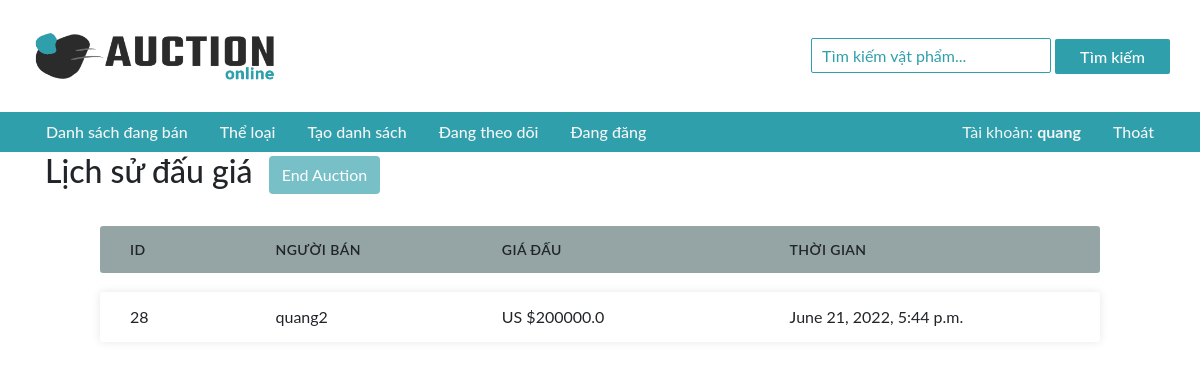
Screenshot of /listing/39/bids (signed in) with the database file from the repository.
### auctions/models.py (models this page shows, shortened)
class User(AbstractUser):
    watchlist = models.ManyToManyField(Listing, blank=True, related_name="watchers")
    listing = models.ManyToManyField(Listing, blank=True, related_name="creater")
    bought_items = models.ManyToManyField(Listing, blank=True, related_name="buyer")
    def __str__(self):
        return f"{self.username}"

class UserBid(models.Model):
    bidder = models.ForeignKey(User, on_delete=models.CASCADE, related_name="user_bid")
    listing = models.ManyToManyField(Listing, related_name="bids")
    bid = models.FloatField()
    time = models.DateTimeField(datetime.now)

### auctions/views.py (the view)
# urls.py: path("listing/<int:id>/bids", views.bids, name="bids"),
def bids(request, id):
    list_item = Listing.objects.get(id=id)
    bids = UserBid.objects.filter(listing=list_item).all().order_by('-id')
    creater = list_item.creater.get()
    if request.user == creater:
        creater_view = True
    else:
        creater_view = False
    return render(request, "auctions/bids.html", {
        "bids":bids,
        "list":list_item,
        "creater_view":creater_view
    })

### auctions/templates/auctions/bids.html (shortened to what this page needs)
{% extends 'auctions/layout.html' %}
{% block body %}
    <div class="container">
        <div class="heading">
            <h2>
                <form action="{% url 'auction_command' %}" method="POST">
                    Lịch sử đấu giá&nbsp;
                    {% if creater_view %}
                        {% if list.status == "active" %}
                            <button class="btn Button">End Auction</button>
                        {% elif list.status == "sold" %}
                            <button class="btn Button" disabled>End Auction</button>
                        {% elif list.status == "unsold" %}
                            <button class="btn Button">Start Auction</button>
                        {% endif %}
                    {% endif %}
                </form>
            </h2>
        </div>
        <div class="listing-lower">
            {% if bids %}
                <div class="bids-div">
                    <ul class="responsive-table">
                        <li class="table-header">
                            <div class="col col-1">Id</div>
                            <div class="col col-2">Người bán</div>
                            <div class="col col-3">Giá đấu</div>
                            <div class="col col-4">Thời gian</div>
                        </li>
                        {% for bid in bids %}
                            <li class="table-row">
                                <div class="col col-1" data-label="Bid Id">{{bid.id}}</div>
                                <div class="col col-2" data-label="Bidder">{{bid.bidder}}</div>
                                <div class="col col-3" data-label="Bid Amount">US ${{bid.bid}}</div>
                                <div class="col col-4" data-label="Bid Time">{{bid.time}}</div>
                            </li>
                        {% endfor %}
                    </ul>
                </div>
            {% else %}
                <center>Chưa được đấu giá.</center>
            {% endif %}
        </div>
    </div>
{% endblock %}

### auctions/templates/auctions/layout.html (shortened to what this page needs)
{% load static %}
<!DOCTYPE html>
<html lang="en">
    <head>
        <link rel="stylesheet" href="https://stackpath.bootstrapcdn.com/bootstrap/4.4.1/css/bootstrap.min.css">
        <link href="{% static 'auctions/styles.css' %}" rel="stylesheet">
    </head>
    <body>
        <div class="navbar">
            <div class="logo left-nav">
                <a href="{% url 'index' %}">
                    <img src="{% static 'auctions/images/auction_logo.png' %}" height="52px" width="250px">
                </a>
            </div>
            <div class="right-nav">
                <form action="{% url 'search' %}" method="GET">
                    <input type="text" name="query" placeholder="Tìm kiếm vật phẩm..." value="{{query | default:''}}" required="required">
                    <input type="submit" value="Tìm kiếm" class="btn search-btn Button">
                </form>
            </div>
        </div>
        <div class="menu">
            <div class="left-menu">
                <div>
                    <ul class="nav">
                        <li class="nav-item">
                            <a class="nav-link" href="{% url 'index' %}">Danh sách đang bán</a>
                        </li>
                        <li class="nav-item">
                            <a class="nav-link" href="{% url 'categories' %}">Thể loại</a>
                        </li>
                        <li class="nav-item">
                            <a class="nav-link" href="{% url 'create' %}">Tạo danh sách</a>
                        </li>
                        {% if user.is_authenticated %}
                            <li class="nav-item">
                                <a class="nav-link" href="{% url 'watchlist' %}">Đang theo dõi</a>
                            </li>
                            <li class="nav-item">
                                <a class="nav-link" href="{% url 'my_listing' %}">Đang đăng </a>
                            </li>
                        {% endif %}
                    </ul>
                </div>
            </div>
            <div class="right-menu nav">
                {% if user.is_authenticated %}
                    <li class="nav-item">
                        <span class="nav-link">
                            Tài khoản: <strong>{{ user.username }}</strong>
                        </span>
                    </li>
                    <li class="nav-item">
                        <a class="nav-link" href="{% url 'logout' %}">Thoát</a>
                    </li>
                {% endif %}
            </div>
        </div>
        {% block body %}
        {% endblock %}
    </body>
</html>

### auctions/static/auctions/styles.css (style rules this page uses)
body { padding: 0px; word-break: break-all; font-family: 'lato', sans-serif; }
.navbar { display: flex; height: 14vh; padding: 20px 30px 20px 30px; justify-content: space-between; }
.right-nav { display: flex }
.right-nav input[type=text] { border: 1px solid #309fac; height: 35px; width: 20vw; border-radius: 2px; padding: 0px 10px 0px 10px; }
.right-nav ::placeholder { color: #309fac; }
.right-nav input[type=submit] { color: white; padding-left: 25px; padding-right: 25px; height: 35px; border-radius: 2px; border: none; font-weight: 500; }
.menu { background-color: #309fac; display: flex; justify-content: space-between; padding: 0px 30px 0px 30px; color: #f3f5f5; }
.menu a { text-decoration: none; font-weight: 500; color: #f3f5f5; }
.listing-lower { margin-top: 2em; margin-bottom: 2em; }
.bids-div { max-width: 1000px; margin-left: auto; margin-right: auto; }
.responsive-table { padding-left: 0px; }
.responsive-table li { border-radius: 3px; padding: 13px 15px; display: flex; justify-content: space-between; margin-bottom: 19px; }
.table-header { background-color: #95A5A6; font-size: 14px; font-weight: 600; text-transform: uppercase; letter-spacing: 0.03em; }
.table-row { background-color: #ffffff; box-shadow: 0px 0px 9px 0px rgba(0,0,0,0.1); }
.col-1 { flex-basis: 10%; }
.col-2 { flex-basis: 30%; }
.col-3 { flex-basis: 23%; }
.col-4 { flex-basis: 32%; }
.search-btn { margin-top: -3px; }
.Button { background-color: #309fac; color: white; }

### rows the page displays
User: username "quang"
UserBid: id "28", bidder "quang2", bid "200000.0", time "June 21, 2022, 5:44 p.m."
